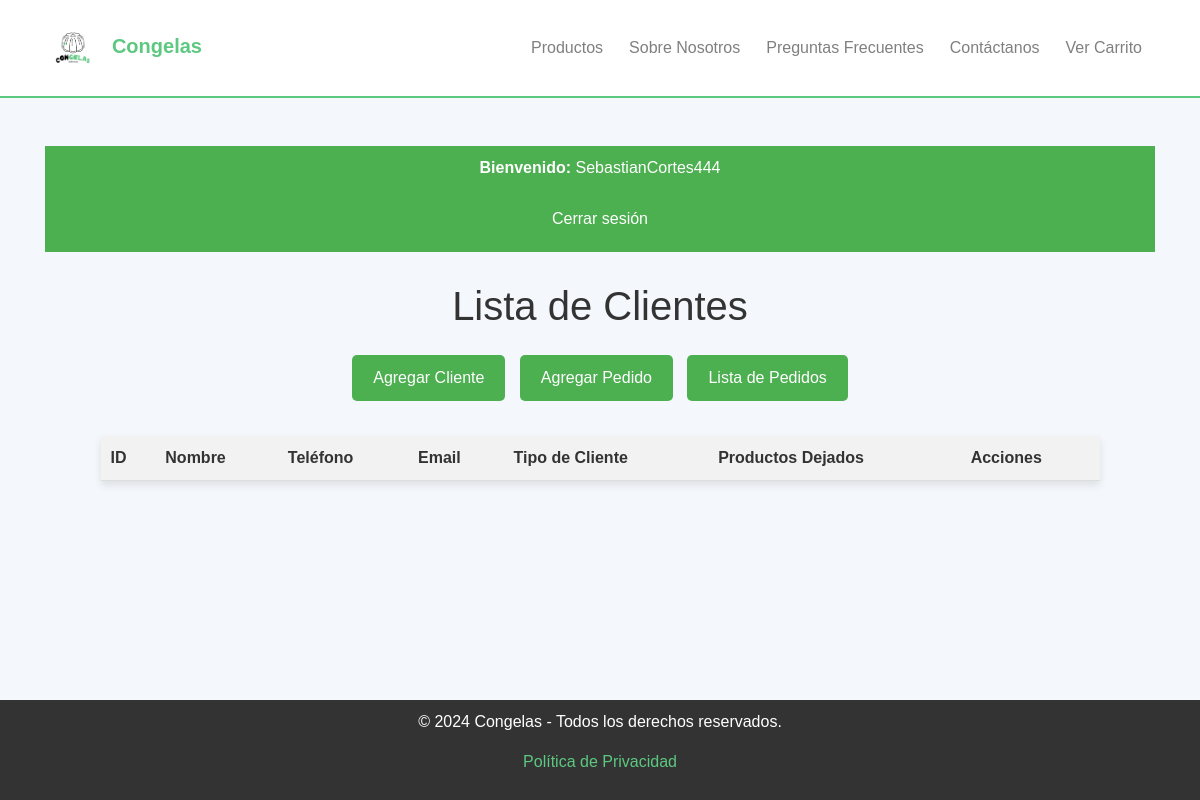
Page /clientes/ (signed in) on the earlier database version.
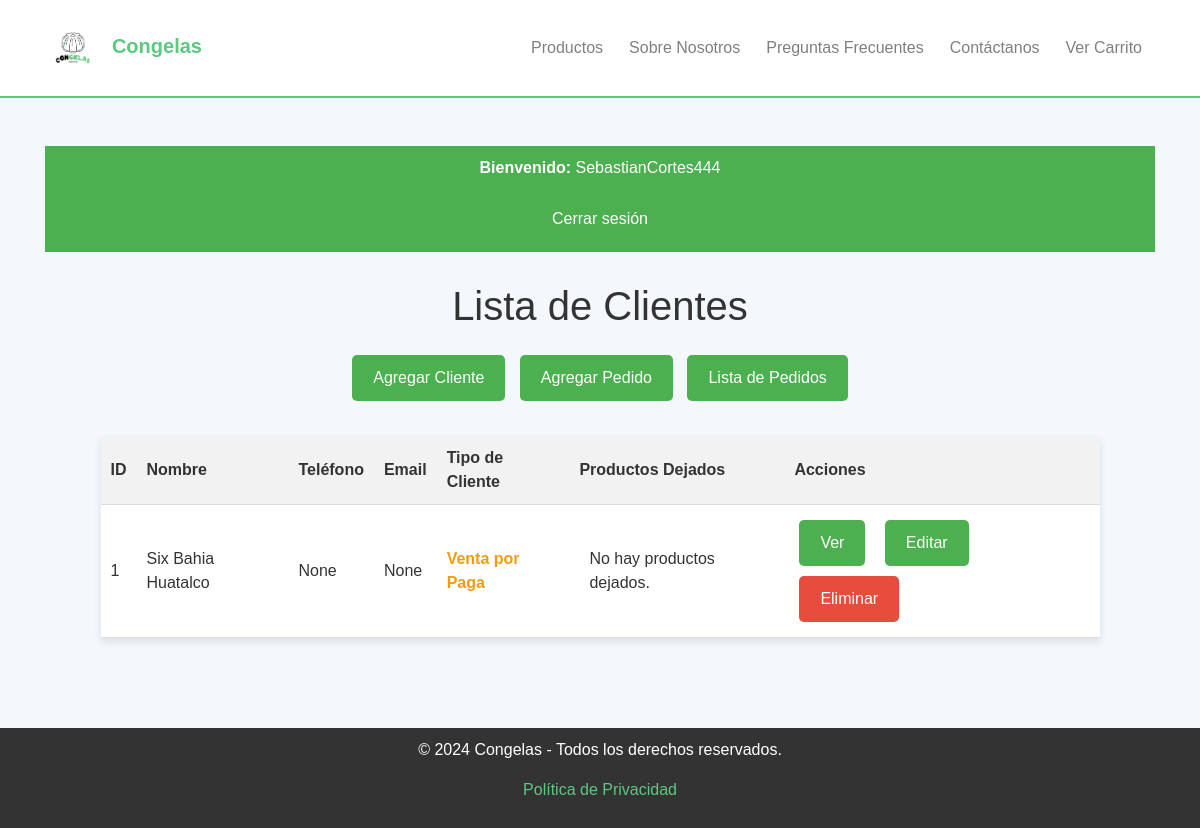
Same page on the later database version.
### clientes/models.py (models this page shows, shortened)
class Cliente(models.Model):
    TIPOS_CLIENTE = [
        ('consignacion', 'Consignación'),
        ('venta_paga', 'Venta por Paga'),
    ]
    nombre = models.CharField(max_length=100)
    email = models.EmailField(unique=True, blank=True, null=True)
    telefono = models.CharField(max_length=15, blank=True, null=True)
    direccion = models.TextField(blank=True, null=True)
    fecha_registro = models.DateTimeField(auto_now_add=True)
    tipo_cliente = models.CharField(
        max_length=20,
        choices=TIPOS_CLIENTE,
        default='venta_paga',  # Puedes cambiar el valor por defecto a 'consignacion' si prefieres
    )

### clientes/views.py (the view)
# urls.py: path('clientes/', ClienteListView.as_view(), name='cliente_list'),
class ClienteListView(LoginRequiredMixin, ListView):
    model = Cliente
    template_name = 'clientes/cliente_list.html'
    context_object_name = 'clientes'
    login_url = 'login'

### TEMPLATES/clientes/cliente_list.html (shortened to what this page needs)
{% extends 'base.html' %}
{% block content %}
<!DOCTYPE html>
<html lang="en">
<head>
</head>
<body>
    <header>
        <p><strong>Bienvenido:</strong> {{ user.username }}</p>
        <form method="POST" action="{% url 'logout' %}" style="display: inline;">
            <button type="submit" class="btn">Cerrar sesión</button>
        </form>
    </header>
    <h1>Lista de Clientes</h1>
    <div class="btn-container">
        <a href="{% url 'cliente_create' %}" class="btn">Agregar Cliente</a>
        <a href="{% url 'pedido_create' %}" class="btn">Agregar Pedido</a>
        <a href="{% url 'pedido_list' %}" class="btn">Lista de Pedidos</a>
    </div>
    <table>
        <thead>
            <tr>
                <th>ID</th>
                <th>Nombre</th>
                <th>Teléfono</th>
                <th>Email</th>
                <th>Tipo de Cliente</th>
                <th>Productos Dejados</th>
                <th>Acciones</th>
            </tr>
        </thead>
        <tbody>
            {% for cliente in clientes %}
            <tr>
                <td>{{ cliente.id }}</td>
                <td>{{ cliente.nombre }}</td>
                <td>{{ cliente.telefono }}</td>
                <td>{{ cliente.email }}</td>
                <td>
                    {% if cliente.tipo_cliente == 'consignacion' %}
                        <span style="color: #4CAF50; font-weight: bold;">Consignación</span>
                    {% elif cliente.tipo_cliente == 'venta_paga' %}
                        <span style="color: #f39c12; font-weight: bold;">Venta por Paga</span>
                    {% else %}
                        <span style="color: #e74c3c; font-weight: bold;">Desconocido</span>
                    {% endif %}
                </td>
                <td class="productos">
                    {% if cliente.pedidos.count > 0 %}
                    <table class="productos-table">
                        <thead>
                            <tr>
                                <th>Producto</th>
                                <th>Cantidad</th>
                                <th>Precio Unitario</th>
                                <th>Total</th>
                            </tr>
                        </thead>
                        <tbody>
                            {% for pedido in cliente.pedidos.all %}
                            <tr>
                                <td>{{ pedido.producto }}</td>
                                <td>{{ pedido.cantidad }}</td>
                                <td>${{ pedido.precio_unitario }}</td>
                                <td>${{ pedido.total }}</td>
                            </tr>
                            {% empty %}
                            <tr>
                                <td colspan="4">No hay productos asociados a este cliente.</td>
                            </tr>
                            {% endfor %}
                        </tbody>
                    </table>
                    {% else %}
                    No hay productos dejados.
                    {% endif %}
                </td>
                <td class="acciones">
                    <a href="{% url 'cliente_detail' cliente.id %}" class="btn">Ver</a>
                    <a href="{% url 'cliente_update' cliente.id %}" class="btn">Editar</a>
                    <a href="{% url 'cliente_delete' cliente.id %}" class="btn" style="background-color: #e74c3c;">Eliminar</a>
                </td>
            </tr>
            {% endfor %}
        </tbody>
    </table>
</body>
</html>
{% endblock content %}

Differences in the rows shown:
added Cliente: id "1", nombre "Six Bahia Huatalco", telefono "None", email "None", tipo_cliente "Venta por Paga", shows "No hay productos dejados."
